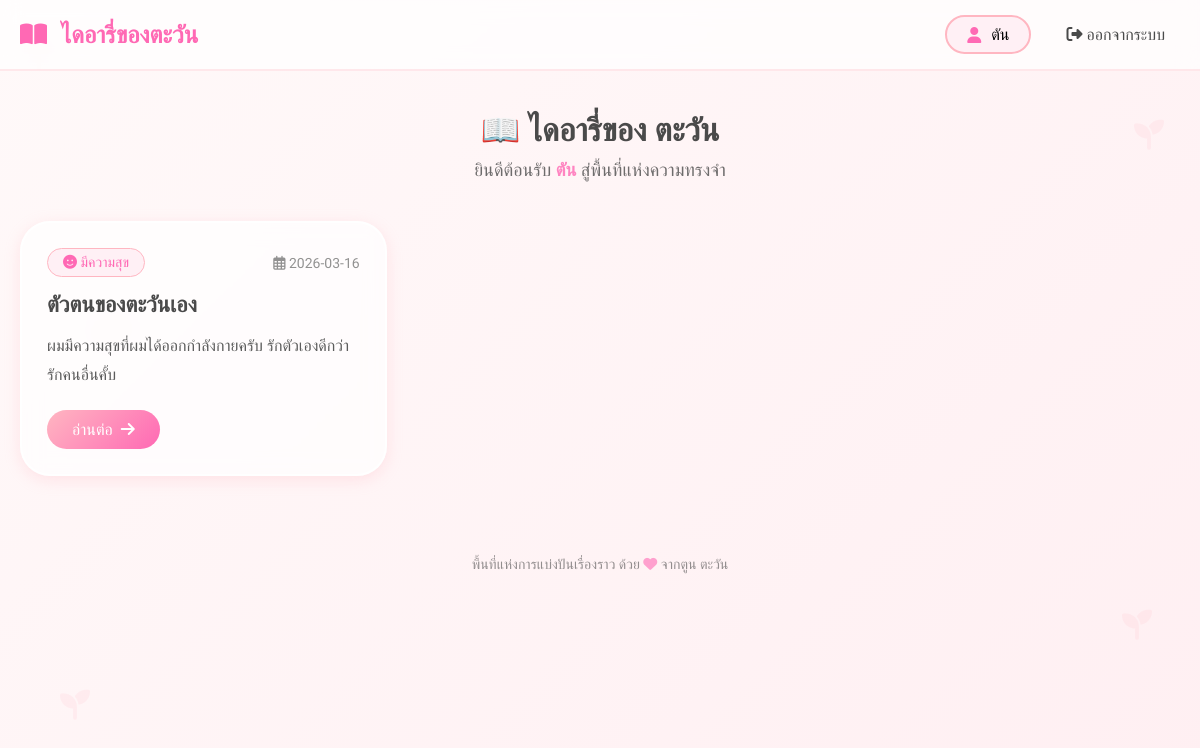
Page /reader (signed in) on the earlier database version.
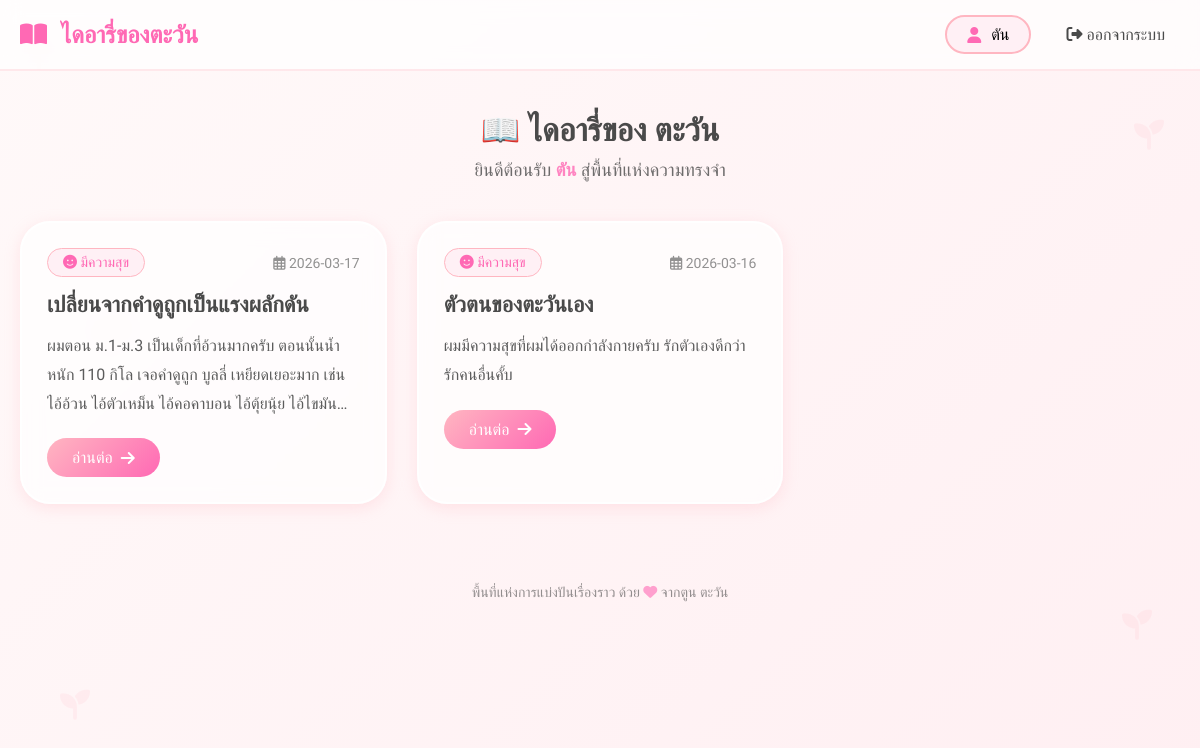
Same page on the later database version.
### tables this page shows
CREATE TABLE diaries (
        id INTEGER PRIMARY KEY AUTOINCREMENT,
        title TEXT NOT NULL,
        content TEXT NOT NULL,
        mood TEXT,
        image_url TEXT,
        created_at TIMESTAMP DEFAULT CURRENT_TIMESTAMP
    );

### app.py (the view)
@app.route('/reader')
def reader_dashboard():
    if 'user_id' not in session or session.get('is_author'):
        return redirect(url_for('author_dashboard'))
    conn = get_db_connection()
    diaries = conn.execute('SELECT * FROM diaries ORDER BY created_at DESC').fetchall()
    conn.close()
    return render_template('reader_dashboard.html',
                         diaries=diaries,
                         user_name=session.get('user_name'))

### app.py (called while the page is built)
def get_db_connection():
    conn = sqlite3.connect('diary.db')
    conn.row_factory = sqlite3.Row
    return conn

### templates/reader_dashboard.html (shortened to what this page needs)
<!DOCTYPE html>
<html lang="th">
<head>
    <link rel="stylesheet" href="https://cdnjs.cloudflare.com/ajax/libs/font-awesome/6.4.0/css/all.min.css">
</head>
<body>
    <i class="fas fa-seedling flower flower-1"></i>
    <i class="fas fa-seedling flower flower-2"></i>
    <i class="fas fa-seedling flower flower-3"></i>
    <i class="fas fa-seedling flower flower-4"></i>
    <i class="fas fa-seedling flower flower-5"></i>
    <nav class="navbar">
        <div class="nav-content">
            <div class="logo">
                <i class="fas fa-book-open"></i>
                ไดอารี่ของตะวัน
            </div>
            <div class="user-info">
                <div class="user-badge">
                    <i class="fas fa-user"></i>
                    <span>{{ user_name }}</span>
                </div>
                <a href="{{ url_for('logout') }}" class="logout-btn">
                    <i class="fas fa-sign-out-alt"></i>
                    ออกจากระบบ
                </a>
            </div>
        </div>
    </nav>
    <div class="container">
        <div class="welcome-section">
            <h2>📖 ไดอารี่ของ ตะวัน</h2>
            <p>ยินดีต้อนรับ <span>{{ user_name }}</span> สู่พื้นที่แห่งความทรงจำ</p>
        </div>
        {% if diaries %}
        <div class="diary-grid">
            {% for diary in diaries %}
            <div class="diary-card">
                <div class="diary-header">
                    <span class="mood-badge">
                        <i class="fas fa-{% if diary.mood == 'มีความสุข' %}smile{% elif diary.mood == 'คิดถึง' %}heart{% else %}moon{% endif %}"></i>
                        {{ diary.mood }}
                    </span>
                    <span class="date">
                        <i class="far fa-calendar-alt"></i>
                        {{ diary.created_at[:10] }}
                    </span>
                </div>
                <h3 class="diary-title">{{ diary.title }}</h3>
                <p class="diary-content">{{ diary.content }}</p>
                <div class="diary-footer">
                    <a href="{{ url_for('view_diary', diary_id=diary.id) }}" class="read-more">
                        อ่านต่อ <i class="fas fa-arrow-right"></i>
                    </a>
                </div>
            </div>
            {% endfor %}
        </div>
        {% else %}
        <div class="empty-state">
            <i class="fas fa-book-open"></i>
            <h3>ยังไม่มีไดอารี่</h3>
            <p>รอติดตามเรื่องราวดีๆ จากผู้เขียนเร็วๆ นี้</p>
        </div>
        {% endif %}
        <footer>
            <p>พื้นที่แห่งการแบ่งปันเรื่องราว ด้วย <i class="fas fa-heart heart"></i> จากตูน ตะวัน</p>
        </footer>
    </div>
</body>
</html>

### templates/reader_dashboard.html (style rules this page uses)
:root { --primary: #FFB6C1; --primary-dark: #FF69B4; --secondary: #FFE4E1; --accent: #FFC0CB; --soft: #FFF0F5; --text: #4A4A4A; --shadow: 0 4px 15px rgba(255, 182, 193, 0.3); }
* { margin: 0; padding: 0; box-sizing: border-box; font-family: 'Kanit', sans-serif; }
body { background: linear-gradient(135deg, #FFF9F9 0%, #FFEFF2 100%); min-height: 100vh; position: relative; overflow-x: hidden; }
.flower { position: fixed; color: rgba(255, 182, 193, 0.15); font-size: 30px; pointer-events: none; animation: float 10s ease-in-out infinite; z-index: 0; }
.flower-1 { top: 5%; left: 2%; }
.flower-2 { top: 15%; right: 3%; }
.flower-3 { bottom: 10%; left: 5%; }
.flower-4 { bottom: 20%; right: 4%; }
.flower-5 { top: 40%; left: 8%; }
.navbar { background: rgba(255, 255, 255, 0.7); backdrop-filter: blur(10px); border-bottom: 2px solid rgba(255, 182, 193, 0.3); padding: 15px 0; position: sticky; top: 0; z-index: 100; }
.nav-content { max-width: 1200px; margin: 0 auto; padding: 0 20px; display: flex; justify-content: space-between; align-items: center; }
.logo { font-size: 24px; font-weight: 600; color: var(--primary-dark); font-family: 'Mali', cursive; }
.logo i { margin-right: 8px; }
.user-info { display: flex; align-items: center; gap: 20px; }
.user-badge { background: var(--soft); padding: 8px 20px; border-radius: 30px; border: 2px solid var(--primary); display: flex; align-items: center; gap: 10px; }
.user-badge i { color: var(--primary-dark); }
.logout-btn { color: var(--text); text-decoration: none; padding: 8px 15px; border-radius: 20px; transition: all 0.3s ease; }
.container { max-width: 1200px; margin: 40px auto; padding: 0 20px; position: relative; z-index: 10; }
.welcome-section { text-align: center; margin-bottom: 40px; }
.welcome-section h2 { font-size: 32px; color: var(--text); margin-bottom: 10px; font-family: 'Mali', cursive; }
.welcome-section p { color: var(--text); opacity: 0.8; font-size: 18px; }
.welcome-section span { color: var(--primary-dark); font-weight: 600; }
.diary-grid { display: grid; grid-template-columns: repeat(auto-fill, minmax(350px, 1fr)); gap: 30px; }
.diary-card { background: rgba(255, 255, 255, 0.7); backdrop-filter: blur(10px); border-radius: 30px; padding: 25px; box-shadow: var(--shadow); border: 2px solid rgba(255, 255, 255, 0.8); transition: all 0.3s ease; position: relative; overflow: hidden; }
.diary-card::before { content: ''; position: absolute; top: 0; left: 0; right: 0; height: 5px; background: linear-gradient(90deg, #FFB6C1, #FF69B4, #FFB6C1); transform: translateX(-100%); transition: transform 0.5s ease; }
.diary-header { display: flex; justify-content: space-between; align-items: center; margin-bottom: 15px; }
.mood-badge { background: var(--soft); padding: 5px 15px; border-radius: 20px; font-size: 14px; color: var(--primary-dark); border: 1px solid var(--primary); }
.date { color: var(--text); opacity: 0.6; font-size: 14px; }
.diary-title { font-size: 22px; font-weight: 600; color: var(--text); margin-bottom: 15px; font-family: 'Mali', cursive; }
.diary-content { color: var(--text); opacity: 0.9; line-height: 1.8; margin-bottom: 20px; display: -webkit-box; -webkit-line-clamp: 3; -webkit-box-orient: vertical; overflow: hidden; }
.diary-footer { display: flex; justify-content: space-between; align-items: center; margin-top: 20px; }
.read-more { background: linear-gradient(135deg, #FFB6C1, #FF69B4); color: white; text-decoration: none; padding: 10px 25px; border-radius: 25px; font-weight: 500; transition: all 0.3s ease; display: inline-flex; align-items: center; gap: 8px; }
footer { text-align: center; margin-top: 60px; padding: 20px; color: var(--text); opacity: 0.6; font-size: 14px; }
.heart { color: var(--primary-dark); animation: heartbeat 1.5s ease infinite; }

Differences in the rows shown:
added diaries: mood "มีความสุข", created_at "2026-03-17", title "เปลี่ยนจากคำดูถูกเป็นแรงผลักดัน", content "ผมตอน ม.1-ม.3 เป็นเด็กที่อ้วนมากครับ ตอนนั้นน้ำหนัก 110 กิโล เจอคำดูถูก บูลลี่ เหยียดเยอะมาก เช่น ไอ้อ้วน ไอ้ตัวเหม็น ไอ้คอคาบอน…"
